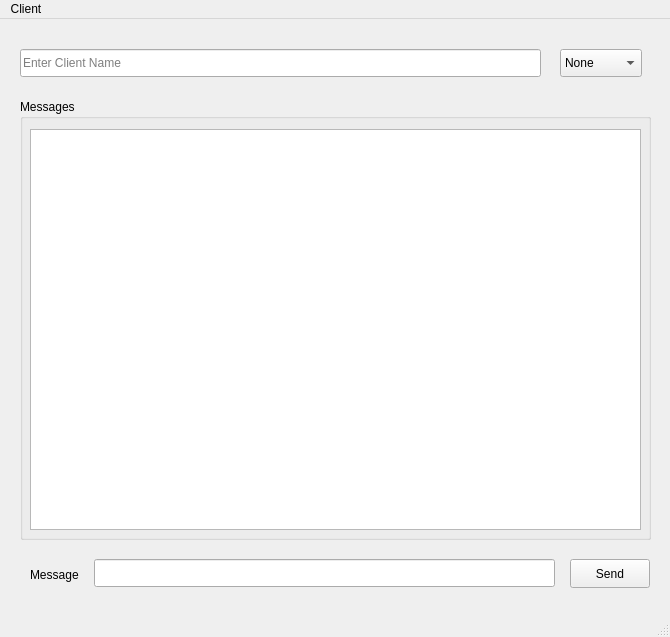
<?xml version="1.0" encoding="UTF-8"?>
<ui version="4.0">
 <class>MainWindow</class>
 <widget class="QMainWindow" name="MainWindow">
  <property name="geometry">
   <rect>
    <x>0</x>
    <y>0</y>
    <width>670</width>
    <height>637</height>
   </rect>
  </property>
  <property name="windowTitle">
   <string>Client</string>
  </property>
  <widget class="QWidget" name="centralwidget">
   <widget class="QGroupBox" name="groupBox">
    <property name="geometry">
     <rect>
      <x>20</x>
      <y>80</y>
      <width>631</width>
      <height>441</height>
     </rect>
    </property>
    <property name="title">
     <string>Messages</string>
    </property>
    <widget class="QListWidget" name="listMessages">
     <property name="geometry">
      <rect>
       <x>10</x>
       <y>30</y>
       <width>611</width>
       <height>401</height>
      </rect>
     </property>
    </widget>
   </widget>
   <widget class="QLabel" name="label">
    <property name="geometry">
     <rect>
      <x>30</x>
      <y>540</y>
      <width>58</width>
      <height>31</height>
     </rect>
    </property>
    <property name="text">
     <string>Message</string>
    </property>
   </widget>
   <widget class="QPushButton" name="buttonSend">
    <property name="geometry">
     <rect>
      <x>570</x>
      <y>540</y>
      <width>80</width>
      <height>29</height>
     </rect>
    </property>
    <property name="text">
     <string>Send</string>
    </property>
   </widget>
   <widget class="QLineEdit" name="lineMessage">
    <property name="geometry">
     <rect>
      <x>94</x>
      <y>540</y>
      <width>461</width>
      <height>28</height>
     </rect>
    </property>
   </widget>
   <widget class="QLineEdit" name="lineClientName">
    <property name="geometry">
     <rect>
      <x>20</x>
      <y>30</y>
      <width>521</width>
      <height>28</height>
     </rect>
    </property>
    <property name="placeholderText">
     <string>Enter Client Name</string>
    </property>
   </widget>
   <widget class="QComboBox" name="comboStatus">
    <property name="geometry">
     <rect>
      <x>560</x>
      <y>30</y>
      <width>82</width>
      <height>28</height>
     </rect>
    </property>
    <item>
     <property name="text">
      <string>None</string>
     </property>
    </item>
    <item>
     <property name="text">
      <string>Available</string>
     </property>
    </item>
    <item>
     <property name="text">
      <string>Away</string>
     </property>
    </item>
    <item>
     <property name="text">
      <string>Busy</string>
     </property>
    </item>
   </widget>
  </widget>
  <widget class="QMenuBar" name="menubar">
   <property name="geometry">
    <rect>
     <x>0</x>
     <y>0</y>
     <width>670</width>
     <height>25</height>
    </rect>
   </property>
   <widget class="QMenu" name="menuClient">
    <property name="title">
     <string>Client</string>
    </property>
    <addaction name="actionConnect"/>
    <addaction name="actionExit"/>
   </widget>
   <addaction name="menuClient"/>
  </widget>
  <widget class="QStatusBar" name="statusbar"/>
  <action name="actionConnect">
   <property name="text">
    <string>Connect</string>
   </property>
  </action>
  <action name="actionExit">
   <property name="text">
    <string>Exit</string>
   </property>
  </action>
 </widget>
 <resources/>
 <connections/>
</ui>
